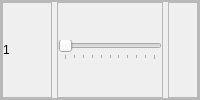
                              <widget class="QFrame" name="White1_Frame">
                               <property name="frameShape">
                                <enum>QFrame::StyledPanel</enum>
                               </property>
                               <property name="frameShadow">
                                <enum>QFrame::Raised</enum>
                               </property>
                               <layout class="QHBoxLayout" name="horizontalLayout_45">
                                <property name="spacing">
                                 <number>0</number>
                                </property>
                                <property name="leftMargin">
                                 <number>0</number>
                                </property>
                                <property name="topMargin">
                                 <number>0</number>
                                </property>
                                <property name="rightMargin">
                                 <number>0</number>
                                </property>
                                <property name="bottomMargin">
                                 <number>0</number>
                                </property>
                                <item>
                                 <widget class="QFrame" name="White1_frame">
                                  <property name="frameShape">
                                   <enum>QFrame::StyledPanel</enum>
                                  </property>
                                  <property name="frameShadow">
                                   <enum>QFrame::Raised</enum>
                                  </property>
                                  <layout class="QHBoxLayout" name="horizontalLayout_38">
                                   <property name="spacing">
                                    <number>5</number>
                                   </property>
                                   <property name="leftMargin">
                                    <number>0</number>
                                   </property>
                                   <property name="topMargin">
                                    <number>0</number>
                                   </property>
                                   <property name="rightMargin">
                                    <number>0</number>
                                   </property>
                                   <property name="bottomMargin">
                                    <number>0</number>
                                   </property>
                                   <item>
                                    <widget class="QFrame" name="White1_Display_frame">
                                     <property name="minimumSize">
                                      <size>
                                       <width>50</width>
                                       <height>0</height>
                                      </size>
                                     </property>
                                     <property name="maximumSize">
                                      <size>
                                       <width>50</width>
                                       <height>16777215</height>
                                      </size>
                                     </property>
                                     <property name="frameShape">
                                      <enum>QFrame::StyledPanel</enum>
                                     </property>
                                     <property name="frameShadow">
                                      <enum>QFrame::Raised</enum>
                                     </property>
                                     <layout class="QHBoxLayout" name="White1_toggleButton_layout">
                                      <property name="spacing">
                                       <number>0</number>
                                      </property>
                                      <property name="leftMargin">
                                       <number>0</number>
                                      </property>
                                      <property name="topMargin">
                                       <number>0</number>
                                      </property>
                                      <property name="rightMargin">
                                       <number>0</number>
                                      </property>
                                      <property name="bottomMargin">
                                       <number>0</number>
                                      </property>
                                      <item>
                                       <widget class="QLabel" name="White1_label">
                                        <property name="maximumSize">
                                         <size>
                                          <width>125</width>
                                          <height>16777215</height>
                                         </size>
                                        </property>
                                        <property name="text">
                                         <string>1</string>
                                        </property>
                                        <property name="alignment">
                                         <set>Qt::AlignLeading|Qt::AlignLeft|Qt::AlignVCenter</set>
                                        </property>
                                       </widget>
                                      </item>
                                     </layout>
                                    </widget>
                                   </item>
                                   <item>
                                    <widget class="QFrame" name="White1_Slider_frame">
                                     <property name="maximumSize">
                                      <size>
                                       <width>225</width>
                                       <height>16777215</height>
                                      </size>
                                     </property>
                                     <property name="frameShape">
                                      <enum>QFrame::StyledPanel</enum>
                                     </property>
                                     <property name="frameShadow">
                                      <enum>QFrame::Raised</enum>
                                     </property>
                                     <layout class="QHBoxLayout" name="horizontalLayout_39">
                                      <property name="spacing">
                                       <number>0</number>
                                      </property>
                                      <property name="leftMargin">
                                       <number>0</number>
                                      </property>
                                      <property name="topMargin">
                                       <number>0</number>
                                      </property>
                                      <property name="rightMargin">
                                       <number>0</number>
                                      </property>
                                      <property name="bottomMargin">
                                       <number>0</number>
                                      </property>
                                      <item>
                                       <widget class="QSlider" name="White1_Slider">
                                        <property name="maximum">
                                         <number>100</number>
                                        </property>
                                        <property name="sliderPosition">
                                         <number>0</number>
                                        </property>
                                        <property name="orientation">
                                         <enum>Qt::Horizontal</enum>
                                        </property>
                                        <property name="tickPosition">
                                         <enum>QSlider::TicksBelow</enum>
                                        </property>
                                        <property name="tickInterval">
                                         <number>10</number>
                                        </property>
                                       </widget>
                                      </item>
                                     </layout>
                                    </widget>
                                   </item>
                                   <item>
                                    <widget class="QFrame" name="White1_value_frame">
                                     <property name="minimumSize">
                                      <size>
                                       <width>30</width>
                                       <height>0</height>
                                      </size>
                                     </property>
                                     <property name="maximumSize">
                                      <size>
                                       <width>30</width>
                                       <height>16777215</height>
                                      </size>
                                     </property>
                                     <property name="frameShape">
                                      <enum>QFrame::StyledPanel</enum>
                                     </property>
                                     <property name="frameShadow">
                                      <enum>QFrame::Raised</enum>
                                     </property>
                                     <layout class="QHBoxLayout" name="horizontalLayout_28">
                                      <property name="spacing">
                                       <number>0</number>
                                      </property>
                                      <property name="leftMargin">
                                       <number>0</number>
                                      </property>
                                      <property name="topMargin">
                                       <number>0</number>
                                      </property>
                                      <property name="rightMargin">
                                       <number>0</number>
                                      </property>
                                      <property name="bottomMargin">
                                       <number>0</number>
                                      </property>
                                      <item>
                                       <widget class="QLabel" name="White1_Value">
                                        <property name="text">
                                         <string/>
                                        </property>
                                        <property name="alignment">
                                         <set>Qt::AlignCenter</set>
                                        </property>
                                       </widget>
                                      </item>
                                     </layout>
                                    </widget>
                                   </item>
                                  </layout>
                                 </widget>
                                </item>
                               </layout>
                              </widget>
